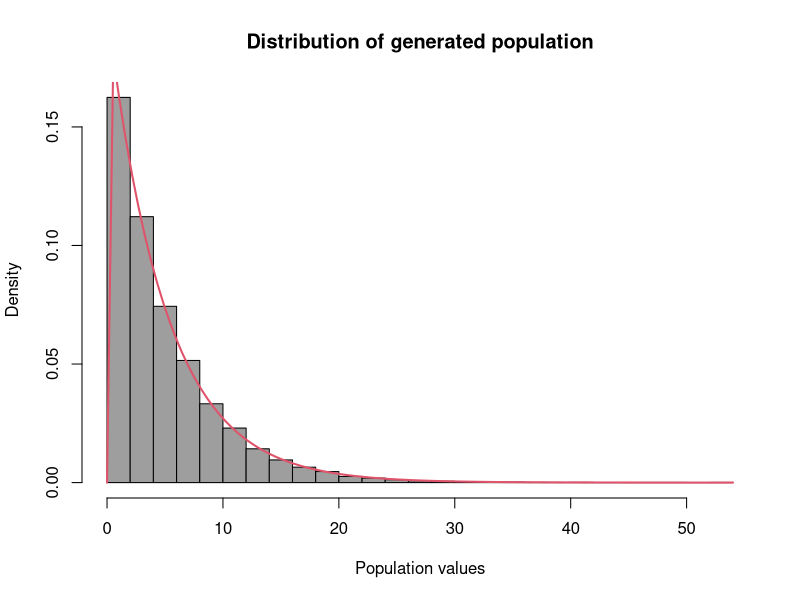
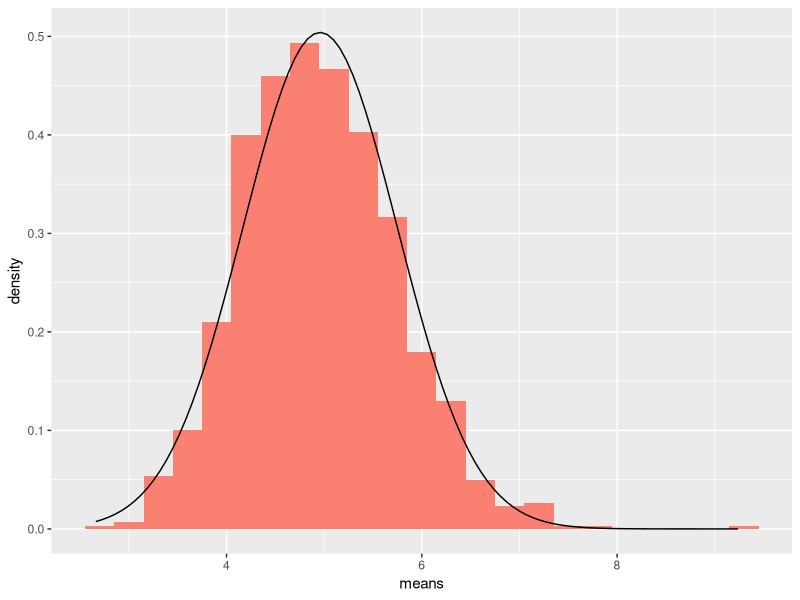

The R script that drew these images, in order:
## ---- chunk 1
lambda <- 0.2
## ---- chunk 2
set.seed(10000)
## ---- chunk 3
pop <- rexp(n = 10000, rate = lambda)
hist(pop, 
     main="Distribution of generated population", 
     freq=FALSE, 
     xlab='Population values',
     breaks=30,
     col=8)
curve(dexp(x,lambda), add=TRUE, col=2, lwd=2)
## ---- chunk 4
no_of_exp <- 40
no_of_iteration <- 1000
sample_matrix <- data.frame(
                            matrix(
                                sample(pop, no_of_exp*no_of_iteration, replace = TRUE),
                                nrow = no_of_iteration
                                )
                            )
sample_matrix <- cbind(sample_matrix, means=rowMeans(sample_matrix))
## ---- chunk 5
library(ggplot2)
ggplot(sample_matrix, aes(x=means)) + 
geom_histogram(binwidth=0.3, 
               fill="salmon", 
               aes(y=..density..)) + 
stat_function(fun=dnorm, 
              args=list(mean=mean(sample_matrix$means), 
                        sd=sd(sample_matrix$means))
              )

## add legend! 
## rename X axis 
